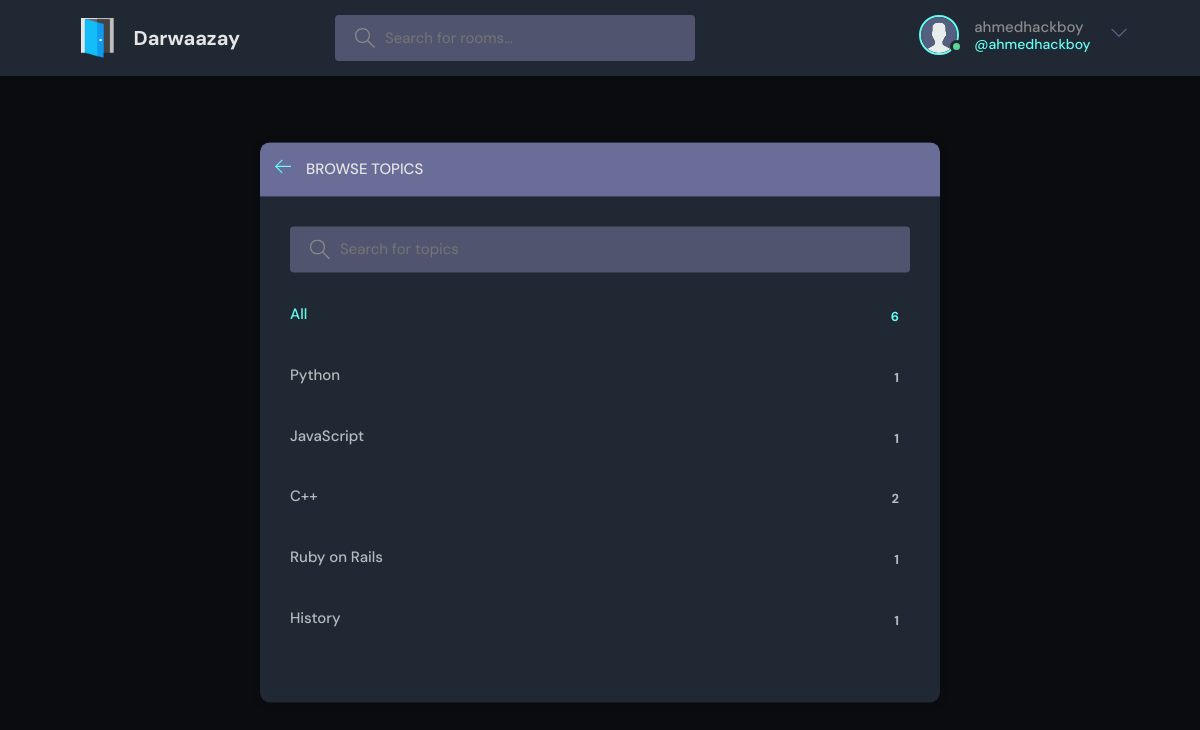
/topics/ (signed in), run on the app's committed database.
### doors/models.py (models this page shows, shortened)
class User(AbstractUser):
    name = models.CharField(max_length=200, null=True)
    email = models.EmailField(unique=True, null=True)
    bio = models.TextField(null=True)
    avatar = models.ImageField(null=True, default="avatar.svg")
    USERNAME_FIELD = "email"
    REQUIRED_FIELDS = []

class Topic(models.Model):
    name = models.CharField(max_length=200)

### doors/views.py (the view)
# urls.py: path("topics/", views.topicsPage, name="topics"),
def topicsPage(request):
    q = request.GET.get("q")
    if q:
        topics = models.Topic.objects.filter(Q(name__icontains=q))
    else:
        topics = models.Topic.objects.all()
    total_room_count = models.Room.objects.all().count()
    context = {"topics": topics, "total_room_count": total_room_count}
    return render(request, "doors/topics.html", context)

### doors/templates/doors/topics.html (shortened to what this page needs)
{% extends 'main.html' %}
{% block content %}
    <main class="create-room layout">
      <div class="container">
        <div class="layout__box">
          <div class="layout__boxHeader">
            <div class="layout__boxTitle">
              <a href="{% url 'home' %}">
                <svg version="1.1" xmlns="http://www.w3.org/2000/svg" width="32" height="32" viewBox="0 0 32 32">
                  <title>arrow-left</title>
                  <path
                    d="M13.723 2.286l-13.723 13.714 13.719 13.714 1.616-1.611-10.96-10.96h27.625v-2.286h-27.625l10.965-10.965-1.616-1.607z"
                  ></path>
                </svg>
              </a>
              <h3>Browse Topics</h3>
            </div>
          </div>
          <div class="topics-page layout__body">
            <form method="get" class="header__search" action="{% url 'topics' %}">
              <label>
                <input type="text" name="q" placeholder="Search for topics" />
              </label>
            </form>
            <ul class="topics__list__mobile scroll">
              <li>
                <a href="{% url 'home' %}" class="active">All<span>{{total_room_count}}</span></a>
              </li>
              {% for topic in topics %}
              <li>
                <a href="{% url 'home' %}?q={{topic.name}}" class="">{{topic.name}}<span>{{topic.room_set.count}}</span></a>
              </li>
              {% endfor %}
            </ul>
          </div>
        </div>
      </div>
    </main>
{% endblock %}

### templates/navbar.html (shortened to what this page needs)
{% load static %}
<header class="header header--loggedIn">
      <div class="container">
        <a href="{% url 'home' %}" class="header__logo">
          <img src="{% static 'images/logo.png' %}" />
          <h1>Darwaazay</h1>
        </a>
        <form class="header__search" method="get" action="{% url 'home' %}">
          <label>
            <input type="text" name="q" placeholder="Search for rooms..." />
          </label>
        </form>
        <nav class="header__menu">
          {% if request.user.is_authenticated %}
          <div class="header__user">
            <a href="{% url 'user-profile' request.user.id %}">
              <div class="avatar avatar--medium active">
                <img src="{{request.user.avatar.url}}" />
              </div>
              <p>{{request.user.username}} <span>@{{request.user.username}}</span></p>
            </a>
            <button class="dropdown-button">
              <svg version="1.1" xmlns="http://www.w3.org/2000/svg" width="32" height="32" viewBox="0 0 32 32">
                <title>chevron-down</title>
                <path d="M16 21l-13-13h-3l16 16 16-16h-3l-13 13z"></path>
              </svg>
            </button>
          </div>
          {% else %}
          <a href="{% url 'login' %}">
            <img src="{% static 'images/avatar.svg' %}" />
            <p>Login</p>
          </a>
          {% endif %}
        </nav>
      </div>
</header>

### static/styles/style.css (style rules this page uses)
:root { --color-main: #66fcf1; --color-main-light: #e1f6fb; --color-dark: #1f2833; --color-dark-medium: #51546e; --color-dark-light: #696d97; --color-light: #e5e5e5; --color-gray: #8b8b8b; --color-light-gray: #b2bdbd; --color-bg: #0b0c10; --color-success: #5dd693; --color-error: #fc4b0b; }
* { font-family: "DM Sans", -apple-system, BlinkMacSystemFont, "Segoe UI", Roboto, Oxygen, Ubuntu, Cantarell, "Open Sans", "Helvetica Neue", sans-serif; margin: 0; padding: 0; box-sizing: border-box; text-rendering: optimizeLegibility; font-size: inherit; }
html { font-size: 56.25%; }
@media only screen and (min-width: 1200px) { html { font-size: 62.5%; } }
body { line-height: 1.6; font-weight: 400; font-size: 1.5rem; color: var(--color-light-gray); background-color: var(--color-bg); min-height: 100vh; }
img { width: 100%; }
a { display: inline-block; color: var(--color-main); text-decoration: none; }
.container { max-width: 120rem; width: 90%; margin: auto; }
.avatar { position: relative; display: inline-block; border-radius: 50%; border: 2px solid var(--color-main); }
.avatar img { display: block; border-radius: 50%; object-fit: cover; object-position: center; }
.avatar::after { content: ""; display: block; position: absolute; background-color: var(--color-gray); z-index: 111; border-radius: 50%; border: 0.3rem solid var(--color-dark); }
.avatar.active::after { background-color: var(--color-success); }
.avatar.avatar--medium img { width: 3.6rem; height: 3.6rem; border-radius: 50%; }
.avatar.avatar--medium:after { width: 0.7rem; height: 0.7rem; bottom: 0px; right: -6px; }
.header { padding: 1.5rem; background-color: var(--color-dark); }
.header > .container { display: flex; gap: 9.5rem; }
.header__logo, .header__user { display: flex; gap: 2rem; align-items: center; }
.header__logo > img { height: 4rem; width: 4rem; }
.header__logo > h1 { font-weight: 700; font-size: 2rem; color: var(--color-light); }
.header__search > label { background-color: var(--color-dark-medium); padding: 1.3rem 1rem; display: flex; align-items: center; gap: 1rem; border-radius: 4px; }
.header__search svg { fill: var(--color-gray); width: 2rem; height: 2rem; margin-left: 1rem; }
.header__search input { width: 30rem; background: transparent; border: none; outline: none; color: var(--color-light); }
.header__menu { margin-left: auto; position: relative; }
.header__menu a { display: flex; gap: 1.5rem; align-items: center; font-weight: 500; text-decoration: none; color: var(--color-gray); }
.header__menu img { height: 3.6rem; }
.header__menu p { line-height: 1.2; }
.header__menu span { color: var(--color-main); font-weight: 500; font-size: 1.4rem; display: block; }
.header__menu svg { width: 1.6rem; height: 1.6rem; fill: var(--color-dark-light); }
.dropdown-button { background: transparent; border: 0; outline: 0; cursor: pointer; }
.layout { margin-top: 2.4rem; }
.layout > .container { display: flex; justify-content: space-between; align-items: flex-start; }
.layout__box { width: 90%; max-width: 48rem; min-height: 40rem; position: absolute; top: 50%; left: 50%; transform: translate(-50%, -46%); background-color: var(--color-dark); border-radius: 1rem; box-shadow: 1px 1px 6px 3px rgba(0, 0, 0, 0.1); overflow: hidden; }
.layout__boxHeader { display: flex; padding: 1.5rem; background-color: var(--color-dark-light); }
.layout__boxTitle { display: flex; gap: 1.5rem; align-items: center; }
.layout__boxTitle h3 { text-transform: uppercase; font-weight: 500; color: var(--color-light); }
.layout__boxTitle svg { width: 1.6rem; height: 1.6rem; fill: var(--color-main); }
.layout__body { margin: 3rem; }
.topics__list__mobile { height: 50vh; list-style: none; overflow-y: scroll; }
.topics__list__mobile li a { display: flex; justify-content: space-between; margin-bottom: 3rem; margin-top: 3rem; font-weight: 500; color: var(--color-light-gray); transition: all 0.3s ease-in-out; }
.topics__list__mobile li a.active, .topics__list li a:hover { color: var(--color-main); }
.topics__list__mobile li a span { padding: 0.5rem 1rem; background-color: var(--color-dark); border-radius: 3px; font-size: 1.3rem; font-weight: 700; letter-spacing: 1px; }
.topics-page .header__search { display: block; }
.create-room.layout .layout__box { max-width: 68rem; }

### data on the page
User: user.avatar (placeholder picture), user.username "ahmedhackboy"
Topic: name "Python", room_set.count "1"
Topic: name "JavaScript", room_set.count "1"
Topic: name "C++", room_set.count "2"
Topic: name "Ruby on Rails", room_set.count "1"
Topic: name "History", room_set.count "1"

### other printed values
{{ total_room_count }} "6"
